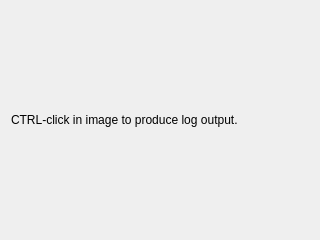
<?xml version="1.0" encoding="UTF-8"?>
<ui version="4.0">
 <class>SmartRefinementSegTool2DGUI</class>
 <widget class="QWidget" name="SmartRefinementSegTool2DGUI">
  <property name="geometry">
   <rect>
    <x>0</x>
    <y>0</y>
    <width>320</width>
    <height>240</height>
   </rect>
  </property>
  <property name="sizePolicy">
   <sizepolicy hsizetype="Preferred" vsizetype="Maximum">
    <horstretch>0</horstretch>
    <verstretch>0</verstretch>
   </sizepolicy>
  </property>
  <layout class="QVBoxLayout" name="verticalLayout">
   <item>
    <widget class="QLabel" name="label">
     <property name="text">
      <string>CTRL-click in image to produce log output.</string>
     </property>
     <property name="wordWrap">
      <bool>true</bool>
     </property>
    </widget>
   </item>
  </layout>
 </widget>
 <resources/>
 <connections/>
</ui>
